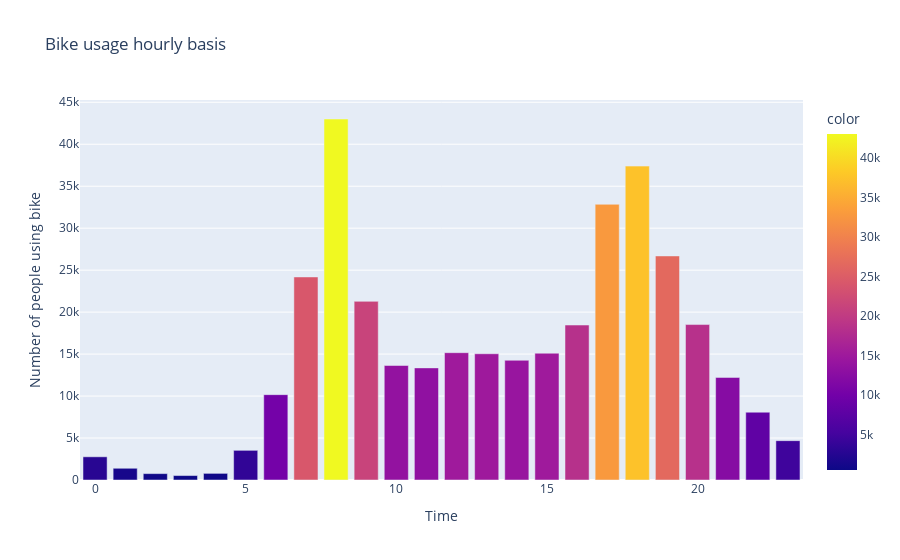

Notebook source saved alongside this figure:
### Markdown cell above
### Peak hours of the day for using bike

### Code cell
px.bar(x=tripdata["hour"].value_counts().index,
       y=tripdata["hour"].value_counts().values,
       color=tripdata["hour"].value_counts().values,
       title = "Bike usage hourly basis",
       labels={'x':'Time',"y":"Number of people using bike"})

### Figure 1 — Plotly figure (JSON) as saved in the notebook; plotly's stock layout.template omitted (floating-point values rounded to 4 significant figures)
{"data": [{"alignmentgroup": "True", "hovertemplate": "Time=%{x}<br>Number of people using bike=%{y}<br>color=%{marker.color}<extra></extra>", "legendgroup": "", "marker": {"color": [43007, 37396, 32844, 26692, 24190, 21282, 18518, 18461, 15168, 15105, 15041, 14262, 13639, 13356, 12222, 10168, 8078, 4688, 3535, 2764, 1397, 790, 760, 529], "coloraxis": "coloraxis", "pattern": {"shape": ""}}, "name": "", "offsetgroup": "", "orientation": "v", "showlegend": false, "textposition": "auto", "type": "bar", "x": [8, 18, 17, 19, 7, 9, 20, 16, 12, 15, 13, 14, 10, 11, 21, 6, 22, 23, 5, 0, 1, 4, 2, 3], "xaxis": "x", "y": [43007, 37396, 32844, 26692, 24190, 21282, 18518, 18461, 15168, 15105, 15041, 14262, 13639, 13356, 12222, 10168, 8078, 4688, 3535, 2764, 1397, 790, 760, 529], "yaxis": "y"}], "layout": {"barmode": "relative", "coloraxis": {"colorbar": {"title": {"text": "color"}}, "colorscale": [[0, "#0d0887"], [0.1111, "#46039f"], [0.2222, "#7201a8"], [0.3333, "#9c179e"], [0.4444, "#bd3786"], [0.5556, "#d8576b"], [0.6667, "#ed7953"], [0.7778, "#fb9f3a"], [0.8889, "#fdca26"], [1, "#f0f921"]]}, "legend": {"tracegroupgap": 0}, "title": {"text": "Bike usage hourly basis"}, "xaxis": {"anchor": "y", "domain": [0, 1], "title": {"text": "Time"}}, "yaxis": {"anchor": "x", "domain": [0, 1], "title": {"text": "Number of people using bike"}}}}
